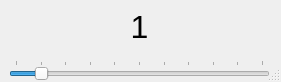
<?xml version="1.0" encoding="UTF-8"?>
<ui version="4.0">
 <class>dialog</class>
 <widget class="QDialog" name="dialog">
  <property name="windowModality">
   <enum>Qt::NonModal</enum>
  </property>
  <property name="enabled">
   <bool>true</bool>
  </property>
  <property name="geometry">
   <rect>
    <x>0</x>
    <y>0</y>
    <width>281</width>
    <height>82</height>
   </rect>
  </property>
  <property name="windowTitle">
   <string>캡처창 투명도 설정</string>
  </property>
  <property name="sizeGripEnabled">
   <bool>true</bool>
  </property>
  <widget class="QWidget" name="verticalLayoutWidget">
   <property name="geometry">
    <rect>
     <x>9</x>
     <y>-1</y>
     <width>261</width>
     <height>81</height>
    </rect>
   </property>
   <layout class="QVBoxLayout" name="verticalLayout">
    <item>
     <widget class="QLabel" name="label">
      <property name="font">
       <font>
        <pointsize>24</pointsize>
       </font>
      </property>
      <property name="text">
       <string>1</string>
      </property>
      <property name="textFormat">
       <enum>Qt::PlainText</enum>
      </property>
      <property name="alignment">
       <set>Qt::AlignCenter</set>
      </property>
     </widget>
    </item>
    <item>
     <widget class="QSlider" name="horizontalSlider">
      <property name="enabled">
       <bool>true</bool>
      </property>
      <property name="mouseTracking">
       <bool>false</bool>
      </property>
      <property name="layoutDirection">
       <enum>Qt::LeftToRight</enum>
      </property>
      <property name="autoFillBackground">
       <bool>false</bool>
      </property>
      <property name="maximum">
       <number>10</number>
      </property>
      <property name="value">
       <number>1</number>
      </property>
      <property name="tracking">
       <bool>false</bool>
      </property>
      <property name="orientation">
       <enum>Qt::Horizontal</enum>
      </property>
      <property name="invertedControls">
       <bool>true</bool>
      </property>
      <property name="tickPosition">
       <enum>QSlider::TicksAbove</enum>
      </property>
      <property name="tickInterval">
       <number>1</number>
      </property>
     </widget>
    </item>
   </layout>
  </widget>
 </widget>
 <resources/>
 <connections/>
</ui>
